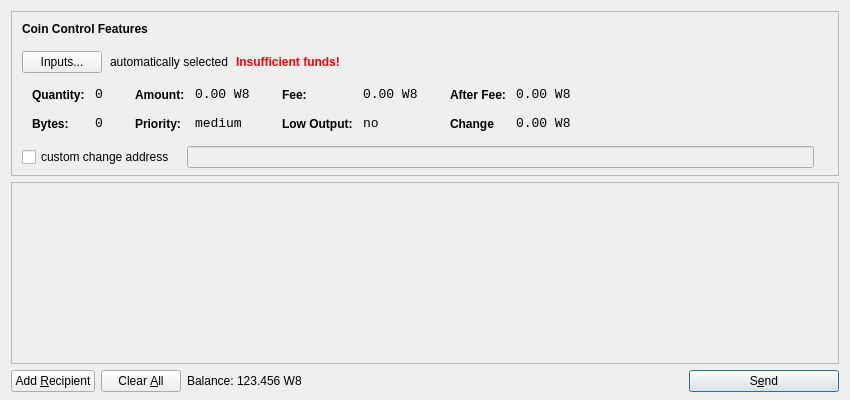
<?xml version="1.0" encoding="UTF-8"?>
<ui version="4.0">
 <class>SendCoinsDialog</class>
 <widget class="QDialog" name="SendCoinsDialog">
  <property name="geometry">
   <rect>
    <x>0</x>
    <y>0</y>
    <width>850</width>
    <height>400</height>
   </rect>
  </property>
  <property name="windowTitle">
   <string>Send Coins</string>
  </property>
  <layout class="QVBoxLayout" name="verticalLayout" stretch="0,1,0">
   <property name="bottomMargin">
    <number>8</number>
   </property>
   <item>
    <widget class="QFrame" name="frameCoinControl">
     <property name="sizePolicy">
      <sizepolicy hsizetype="Expanding" vsizetype="Expanding">
       <horstretch>0</horstretch>
       <verstretch>0</verstretch>
      </sizepolicy>
     </property>
     <property name="maximumSize">
      <size>
       <width>16777215</width>
       <height>16777215</height>
      </size>
     </property>
     <property name="frameShape">
      <enum>QFrame::StyledPanel</enum>
     </property>
     <property name="frameShadow">
      <enum>QFrame::Sunken</enum>
     </property>
     <layout class="QVBoxLayout" name="verticalLayoutCoinControl2">
      <property name="spacing">
       <number>-1</number>
      </property>
      <property name="leftMargin">
       <number>0</number>
      </property>
      <property name="topMargin">
       <number>0</number>
      </property>
      <property name="rightMargin">
       <number>0</number>
      </property>
      <property name="bottomMargin">
       <number>6</number>
      </property>
      <item>
       <layout class="QVBoxLayout" name="verticalLayoutCoinControl" stretch="0,0,0,0,1">
        <property name="spacing">
         <number>0</number>
        </property>
        <property name="leftMargin">
         <number>10</number>
        </property>
        <property name="topMargin">
         <number>10</number>
        </property>
        <item>
         <layout class="QHBoxLayout" name="horizontalLayoutCoinControl1">
          <property name="bottomMargin">
           <number>15</number>
          </property>
          <item>
           <widget class="QLabel" name="labelCoinControlFeatures">
            <property name="sizePolicy">
             <sizepolicy hsizetype="Preferred" vsizetype="Maximum">
              <horstretch>0</horstretch>
              <verstretch>0</verstretch>
             </sizepolicy>
            </property>
            <property name="font">
             <font>
              <weight>75</weight>
              <bold>true</bold>
             </font>
            </property>
            <property name="styleSheet">
             <string notr="true">font-weight:bold;</string>
            </property>
            <property name="text">
             <string>Coin Control Features</string>
            </property>
           </widget>
          </item>
         </layout>
        </item>
        <item>
         <layout class="QHBoxLayout" name="horizontalLayoutCoinControl2" stretch="0,0,0,0">
          <property name="spacing">
           <number>8</number>
          </property>
          <property name="bottomMargin">
           <number>10</number>
          </property>
          <item>
           <widget class="QPushButton" name="pushButtonCoinControl">
            <property name="styleSheet">
             <string notr="true"/>
            </property>
            <property name="text">
             <string>Inputs...</string>
            </property>
           </widget>
          </item>
          <item>
           <widget class="QLabel" name="labelCoinControlAutomaticallySelected">
            <property name="text">
             <string>automatically selected</string>
            </property>
            <property name="margin">
             <number>5</number>
            </property>
           </widget>
          </item>
          <item>
           <widget class="QLabel" name="labelCoinControlInsuffFunds">
            <property name="font">
             <font>
              <weight>75</weight>
              <bold>true</bold>
             </font>
            </property>
            <property name="styleSheet">
             <string notr="true">color:red;font-weight:bold;</string>
            </property>
            <property name="text">
             <string>Insufficient funds!</string>
            </property>
            <property name="margin">
             <number>5</number>
            </property>
           </widget>
          </item>
          <item>
           <spacer name="horizontalSpacerCoinControl">
            <property name="orientation">
             <enum>Qt::Horizontal</enum>
            </property>
            <property name="sizeHint" stdset="0">
             <size>
              <width>40</width>
              <height>1</height>
             </size>
            </property>
           </spacer>
          </item>
         </layout>
        </item>
        <item>
         <widget class="QWidget" name="widgetCoinControl" native="true">
          <property name="sizePolicy">
           <sizepolicy hsizetype="Preferred" vsizetype="Preferred">
            <horstretch>0</horstretch>
            <verstretch>0</verstretch>
           </sizepolicy>
          </property>
          <property name="minimumSize">
           <size>
            <width>0</width>
            <height>0</height>
           </size>
          </property>
          <property name="styleSheet">
           <string notr="true"/>
          </property>
          <layout class="QHBoxLayout" name="horizontalLayoutCoinControl5">
           <property name="margin">
            <number>0</number>
           </property>
           <item>
            <layout class="QHBoxLayout" name="horizontalLayoutCoinControl3" stretch="0,0,0,1">
             <property name="spacing">
              <number>20</number>
             </property>
             <property name="topMargin">
              <number>0</number>
             </property>
             <property name="bottomMargin">
              <number>10</number>
             </property>
             <item>
              <layout class="QFormLayout" name="formLayoutCoinControl1">
               <property name="horizontalSpacing">
                <number>10</number>
               </property>
               <property name="verticalSpacing">
                <number>14</number>
               </property>
               <property name="leftMargin">
                <number>10</number>
               </property>
               <property name="topMargin">
                <number>4</number>
               </property>
               <property name="rightMargin">
                <number>6</number>
               </property>
               <item row="0" column="0">
                <widget class="QLabel" name="labelCoinControlQuantityText">
                 <property name="styleSheet">
                  <string notr="true">font-weight:bold;</string>
                 </property>
                 <property name="text">
                  <string>Quantity:</string>
                 </property>
                 <property name="margin">
                  <number>0</number>
                 </property>
                </widget>
               </item>
               <item row="0" column="1">
                <widget class="QLabel" name="labelCoinControlQuantity">
                 <property name="font">
                  <font>
                   <family>Monospace</family>
                   <pointsize>10</pointsize>
                  </font>
                 </property>
                 <property name="cursor">
                  <cursorShape>IBeamCursor</cursorShape>
                 </property>
                 <property name="contextMenuPolicy">
                  <enum>Qt::ActionsContextMenu</enum>
                 </property>
                 <property name="text">
                  <string>0</string>
                 </property>
                 <property name="margin">
                  <number>0</number>
                 </property>
                 <property name="textInteractionFlags">
                  <set>Qt::LinksAccessibleByMouse|Qt::TextSelectableByKeyboard|Qt::TextSelectableByMouse</set>
                 </property>
                </widget>
               </item>
               <item row="1" column="0">
                <widget class="QLabel" name="labelCoinControlBytesText">
                 <property name="styleSheet">
                  <string notr="true">font-weight:bold;</string>
                 </property>
                 <property name="text">
                  <string>Bytes:</string>
                 </property>
                </widget>
               </item>
               <item row="1" column="1">
                <widget class="QLabel" name="labelCoinControlBytes">
                 <property name="font">
                  <font>
                   <family>Monospace</family>
                   <pointsize>10</pointsize>
                  </font>
                 </property>
                 <property name="cursor">
                  <cursorShape>IBeamCursor</cursorShape>
                 </property>
                 <property name="contextMenuPolicy">
                  <enum>Qt::ActionsContextMenu</enum>
                 </property>
                 <property name="text">
                  <string>0</string>
                 </property>
                 <property name="textInteractionFlags">
                  <set>Qt::LinksAccessibleByMouse|Qt::TextSelectableByKeyboard|Qt::TextSelectableByMouse</set>
                 </property>
                </widget>
               </item>
              </layout>
             </item>
             <item>
              <layout class="QFormLayout" name="formLayoutCoinControl2">
               <property name="horizontalSpacing">
                <number>10</number>
               </property>
               <property name="verticalSpacing">
                <number>14</number>
               </property>
               <property name="leftMargin">
                <number>6</number>
               </property>
               <property name="topMargin">
                <number>4</number>
               </property>
               <property name="rightMargin">
                <number>6</number>
               </property>
               <item row="0" column="0">
                <widget class="QLabel" name="labelCoinControlAmountText">
                 <property name="styleSheet">
                  <string notr="true">font-weight:bold;</string>
                 </property>
                 <property name="text">
                  <string>Amount:</string>
                 </property>
                 <property name="margin">
                  <number>0</number>
                 </property>
                </widget>
               </item>
               <item row="0" column="1">
                <widget class="QLabel" name="labelCoinControlAmount">
                 <property name="font">
                  <font>
                   <family>Monospace</family>
                   <pointsize>10</pointsize>
                  </font>
                 </property>
                 <property name="cursor">
                  <cursorShape>IBeamCursor</cursorShape>
                 </property>
                 <property name="contextMenuPolicy">
                  <enum>Qt::ActionsContextMenu</enum>
                 </property>
                 <property name="text">
                  <string>0.00 W8</string>
                 </property>
                 <property name="textInteractionFlags">
                  <set>Qt::LinksAccessibleByMouse|Qt::TextSelectableByKeyboard|Qt::TextSelectableByMouse</set>
                 </property>
                </widget>
               </item>
               <item row="1" column="0">
                <widget class="QLabel" name="labelCoinControlPriorityText">
                 <property name="styleSheet">
                  <string notr="true">font-weight:bold;</string>
                 </property>
                 <property name="text">
                  <string>Priority:</string>
                 </property>
                </widget>
               </item>
               <item row="1" column="1">
                <widget class="QLabel" name="labelCoinControlPriority">
                 <property name="font">
                  <font>
                   <family>Monospace</family>
                   <pointsize>10</pointsize>
                  </font>
                 </property>
                 <property name="cursor">
                  <cursorShape>IBeamCursor</cursorShape>
                 </property>
                 <property name="contextMenuPolicy">
                  <enum>Qt::ActionsContextMenu</enum>
                 </property>
                 <property name="text">
                  <string>medium</string>
                 </property>
                 <property name="textInteractionFlags">
                  <set>Qt::LinksAccessibleByMouse|Qt::TextSelectableByKeyboard|Qt::TextSelectableByMouse</set>
                 </property>
                </widget>
               </item>
              </layout>
             </item>
             <item>
              <layout class="QFormLayout" name="formLayoutCoinControl3">
               <property name="horizontalSpacing">
                <number>10</number>
               </property>
               <property name="verticalSpacing">
                <number>14</number>
               </property>
               <property name="leftMargin">
                <number>6</number>
               </property>
               <property name="topMargin">
                <number>4</number>
               </property>
               <property name="rightMargin">
                <number>6</number>
               </property>
               <item row="0" column="0">
                <widget class="QLabel" name="labelCoinControlFeeText">
                 <property name="styleSheet">
                  <string notr="true">font-weight:bold;</string>
                 </property>
                 <property name="text">
                  <string>Fee:</string>
                 </property>
                 <property name="margin">
                  <number>0</number>
                 </property>
                </widget>
               </item>
               <item row="0" column="1">
                <widget class="QLabel" name="labelCoinControlFee">
                 <property name="font">
                  <font>
                   <family>Monospace</family>
                   <pointsize>10</pointsize>
                  </font>
                 </property>
                 <property name="cursor">
                  <cursorShape>IBeamCursor</cursorShape>
                 </property>
                 <property name="contextMenuPolicy">
                  <enum>Qt::ActionsContextMenu</enum>
                 </property>
                 <property name="text">
                  <string>0.00 W8</string>
                 </property>
                 <property name="textInteractionFlags">
                  <set>Qt::LinksAccessibleByMouse|Qt::TextSelectableByKeyboard|Qt::TextSelectableByMouse</set>
                 </property>
                </widget>
               </item>
               <item row="1" column="0">
                <widget class="QLabel" name="labelCoinControlLowOutputText">
                 <property name="styleSheet">
                  <string notr="true">font-weight:bold;</string>
                 </property>
                 <property name="text">
                  <string>Low Output:</string>
                 </property>
                </widget>
               </item>
               <item row="1" column="1">
                <widget class="QLabel" name="labelCoinControlLowOutput">
                 <property name="font">
                  <font>
                   <family>Monospace</family>
                   <pointsize>10</pointsize>
                  </font>
                 </property>
                 <property name="cursor">
                  <cursorShape>IBeamCursor</cursorShape>
                 </property>
                 <property name="contextMenuPolicy">
                  <enum>Qt::ActionsContextMenu</enum>
                 </property>
                 <property name="text">
                  <string>no</string>
                 </property>
                 <property name="textInteractionFlags">
                  <set>Qt::LinksAccessibleByMouse|Qt::TextSelectableByKeyboard|Qt::TextSelectableByMouse</set>
                 </property>
                </widget>
               </item>
              </layout>
             </item>
             <item>
              <layout class="QFormLayout" name="formLayoutCoinControl4">
               <property name="horizontalSpacing">
                <number>10</number>
               </property>
               <property name="verticalSpacing">
                <number>14</number>
               </property>
               <property name="leftMargin">
                <number>6</number>
               </property>
               <property name="topMargin">
                <number>4</number>
               </property>
               <property name="rightMargin">
                <number>6</number>
               </property>
               <item row="0" column="0">
                <widget class="QLabel" name="labelCoinControlAfterFeeText">
                 <property name="styleSheet">
                  <string notr="true">font-weight:bold;</string>
                 </property>
                 <property name="text">
                  <string>After Fee:</string>
                 </property>
                 <property name="margin">
                  <number>0</number>
                 </property>
                </widget>
               </item>
               <item row="0" column="1">
                <widget class="QLabel" name="labelCoinControlAfterFee">
                 <property name="font">
                  <font>
                   <family>Monospace</family>
                   <pointsize>10</pointsize>
                  </font>
                 </property>
                 <property name="cursor">
                  <cursorShape>IBeamCursor</cursorShape>
                 </property>
                 <property name="contextMenuPolicy">
                  <enum>Qt::ActionsContextMenu</enum>
                 </property>
                 <property name="text">
                  <string>0.00 W8</string>
                 </property>
                 <property name="textInteractionFlags">
                  <set>Qt::LinksAccessibleByMouse|Qt::TextSelectableByKeyboard|Qt::TextSelectableByMouse</set>
                 </property>
                </widget>
               </item>
               <item row="1" column="0">
                <widget class="QLabel" name="labelCoinControlChangeText">
                 <property name="styleSheet">
                  <string notr="true">font-weight:bold;</string>
                 </property>
                 <property name="text">
                  <string>Change</string>
                 </property>
                </widget>
               </item>
               <item row="1" column="1">
                <widget class="QLabel" name="labelCoinControlChange">
                 <property name="font">
                  <font>
                   <family>Monospace</family>
                   <pointsize>10</pointsize>
                  </font>
                 </property>
                 <property name="cursor">
                  <cursorShape>IBeamCursor</cursorShape>
                 </property>
                 <property name="contextMenuPolicy">
                  <enum>Qt::ActionsContextMenu</enum>
                 </property>
                 <property name="text">
                  <string>0.00 W8</string>
                 </property>
                 <property name="textInteractionFlags">
                  <set>Qt::LinksAccessibleByMouse|Qt::TextSelectableByKeyboard|Qt::TextSelectableByMouse</set>
                 </property>
                </widget>
               </item>
              </layout>
             </item>
            </layout>
           </item>
          </layout>
         </widget>
        </item>
        <item>
         <layout class="QHBoxLayout" name="horizontalLayoutCoinControl4" stretch="0,0,0">
          <property name="spacing">
           <number>12</number>
          </property>
          <property name="sizeConstraint">
           <enum>QLayout::SetDefaultConstraint</enum>
          </property>
          <property name="topMargin">
           <number>5</number>
          </property>
          <property name="rightMargin">
           <number>5</number>
          </property>
          <item>
           <widget class="QCheckBox" name="checkBoxCoinControlChange">
            <property name="text">
             <string>custom change address</string>
            </property>
           </widget>
          </item>
          <item>
           <widget class="QLineEdit" name="lineEditCoinControlChange">
            <property name="enabled">
             <bool>false</bool>
            </property>
            <property name="sizePolicy">
             <sizepolicy hsizetype="Expanding" vsizetype="Fixed">
              <horstretch>0</horstretch>
              <verstretch>0</verstretch>
             </sizepolicy>
            </property>
           </widget>
          </item>
          <item>
           <widget class="QLabel" name="labelCoinControlChangeLabel">
            <property name="sizePolicy">
             <sizepolicy hsizetype="Preferred" vsizetype="Expanding">
              <horstretch>0</horstretch>
              <verstretch>0</verstretch>
             </sizepolicy>
            </property>
            <property name="minimumSize">
             <size>
              <width>0</width>
              <height>0</height>
             </size>
            </property>
            <property name="text">
             <string/>
            </property>
            <property name="margin">
             <number>3</number>
            </property>
           </widget>
          </item>
         </layout>
        </item>
        <item>
         <spacer name="verticalSpacerCoinControl">
          <property name="orientation">
           <enum>Qt::Vertical</enum>
          </property>
          <property name="sizeHint" stdset="0">
           <size>
            <width>800</width>
            <height>1</height>
           </size>
          </property>
         </spacer>
        </item>
       </layout>
      </item>
     </layout>
    </widget>
   </item>
   <item>
    <widget class="QScrollArea" name="scrollArea">
     <property name="widgetResizable">
      <bool>true</bool>
     </property>
     <widget class="QWidget" name="scrollAreaWidgetContents">
      <property name="geometry">
       <rect>
        <x>0</x>
        <y>0</y>
        <width>830</width>
        <height>165</height>
       </rect>
      </property>
      <layout class="QVBoxLayout" name="verticalLayout_2">
       <property name="margin">
        <number>0</number>
       </property>
       <item>
        <layout class="QVBoxLayout" name="entries">
         <property name="spacing">
          <number>6</number>
         </property>
        </layout>
       </item>
       <item>
        <spacer name="verticalSpacer">
         <property name="orientation">
          <enum>Qt::Vertical</enum>
         </property>
         <property name="sizeHint" stdset="0">
          <size>
           <width>20</width>
           <height>40</height>
          </size>
         </property>
        </spacer>
       </item>
      </layout>
     </widget>
    </widget>
   </item>
   <item>
    <layout class="QHBoxLayout" name="horizontalLayout">
     <item>
      <widget class="QPushButton" name="addButton">
       <property name="toolTip">
        <string>Send to multiple recipients at once</string>
       </property>
       <property name="text">
        <string>Add &amp;Recipient</string>
       </property>
       <property name="icon">
        <iconset resource="../bitcoin.qrc">
         <normaloff>:/icons/add</normaloff>:/icons/add</iconset>
       </property>
       <property name="autoDefault">
        <bool>false</bool>
       </property>
      </widget>
     </item>
     <item>
      <widget class="QPushButton" name="clearButton">
       <property name="sizePolicy">
        <sizepolicy hsizetype="Minimum" vsizetype="Fixed">
         <horstretch>0</horstretch>
         <verstretch>0</verstretch>
        </sizepolicy>
       </property>
       <property name="toolTip">
        <string>Remove all transaction fields</string>
       </property>
       <property name="text">
        <string>Clear &amp;All</string>
       </property>
       <property name="icon">
        <iconset resource="../bitcoin.qrc">
         <normaloff>:/icons/remove</normaloff>:/icons/remove</iconset>
       </property>
       <property name="autoRepeatDelay">
        <number>300</number>
       </property>
       <property name="autoDefault">
        <bool>false</bool>
       </property>
      </widget>
     </item>
     <item>
      <layout class="QHBoxLayout" name="horizontalLayout_2">
       <property name="spacing">
        <number>3</number>
       </property>
       <item>
        <widget class="QLabel" name="label">
         <property name="sizePolicy">
          <sizepolicy hsizetype="Preferred" vsizetype="Fixed">
           <horstretch>0</horstretch>
           <verstretch>0</verstretch>
          </sizepolicy>
         </property>
         <property name="text">
          <string>Balance:</string>
         </property>
        </widget>
       </item>
       <item>
        <widget class="QLabel" name="labelBalance">
         <property name="sizePolicy">
          <sizepolicy hsizetype="Preferred" vsizetype="Fixed">
           <horstretch>0</horstretch>
           <verstretch>0</verstretch>
          </sizepolicy>
         </property>
         <property name="cursor">
          <cursorShape>IBeamCursor</cursorShape>
         </property>
         <property name="text">
          <string>123.456 W8</string>
         </property>
         <property name="textInteractionFlags">
          <set>Qt::LinksAccessibleByMouse|Qt::TextSelectableByKeyboard|Qt::TextSelectableByMouse</set>
         </property>
        </widget>
       </item>
      </layout>
     </item>
     <item>
      <spacer name="horizontalSpacer">
       <property name="orientation">
        <enum>Qt::Horizontal</enum>
       </property>
       <property name="sizeHint" stdset="0">
        <size>
         <width>40</width>
         <height>20</height>
        </size>
       </property>
      </spacer>
     </item>
     <item>
      <widget class="QPushButton" name="sendButton">
       <property name="minimumSize">
        <size>
         <width>150</width>
         <height>0</height>
        </size>
       </property>
       <property name="toolTip">
        <string>Confirm the send action</string>
       </property>
       <property name="text">
        <string>S&amp;end</string>
       </property>
       <property name="icon">
        <iconset resource="../bitcoin.qrc">
         <normaloff>:/icons/send</normaloff>:/icons/send</iconset>
       </property>
       <property name="default">
        <bool>true</bool>
       </property>
      </widget>
     </item>
    </layout>
   </item>
  </layout>
 </widget>
 <resources>
  <include location="../bitcoin.qrc"/>
 </resources>
 <connections/>
</ui>
